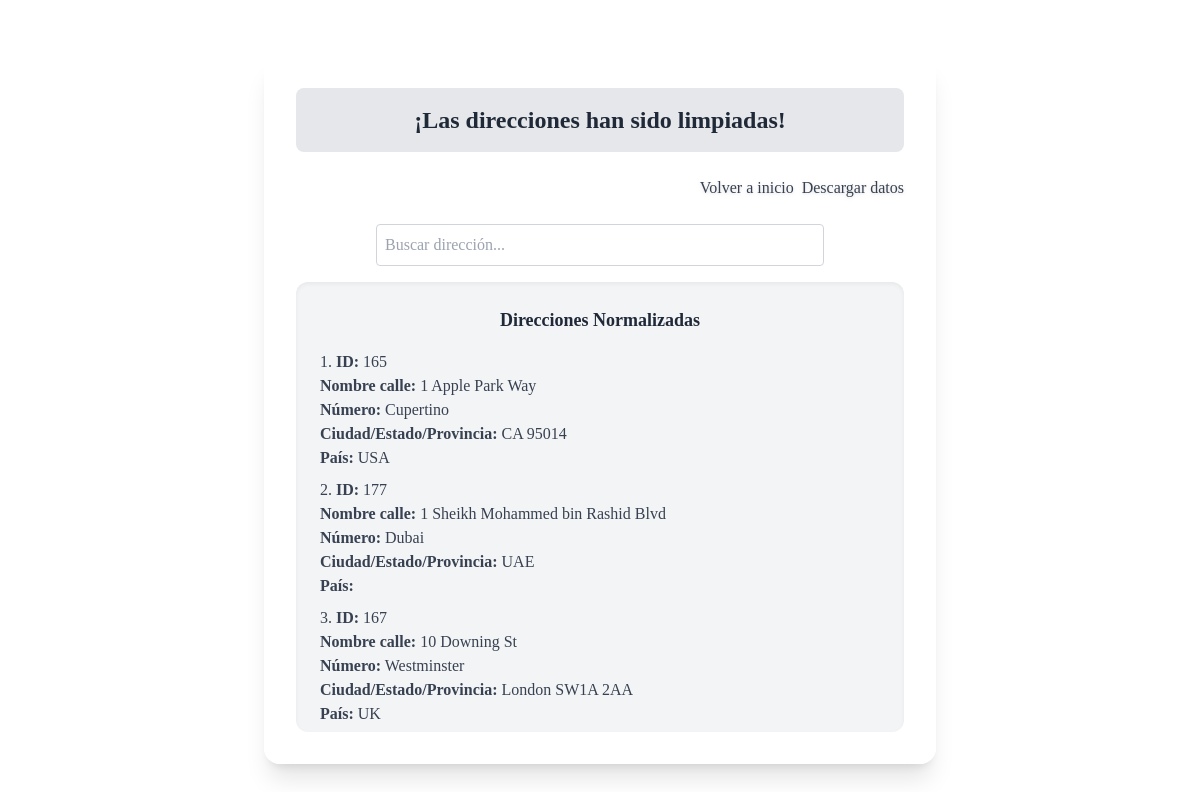
Page /clean_data_address/ (lower part) on the earlier database version.
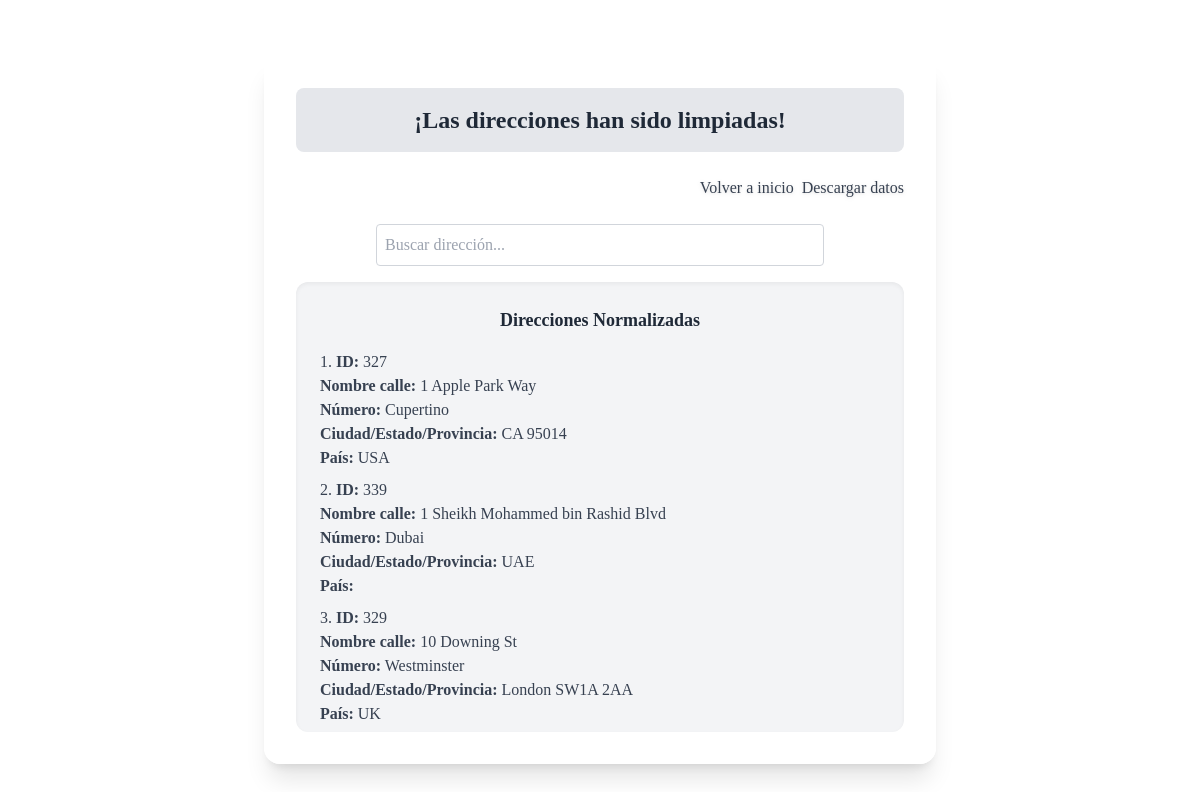
Same page on the later database version.
### core/models.py (models this page shows)
class Address(models.Model):
    place = models.OneToOneField(Place, on_delete=models.CASCADE)
    street_name = models.CharField(max_length=100)
    street_number = models.CharField(max_length=20)
    city_state_province = models.CharField(max_length=100)
    country = models.CharField(max_length=100)

### core/views.py (the view)
# urls.py: path('clean_data_address/', views.clean_data_address, name='clean_data_address'),
def clean_data_address(request):
    addresses = Address.objects.order_by('street_name', 'street_number')
    return render(request, 'core/clean_data_address.html', {'addresses': addresses})

### core/templates/core/clean_data_address.html (shortened to what this page needs)
{% extends "core/base.html" %}
{% block content %}
  <div class="bg-gray-200 p-4 rounded-lg mb-6">
    <h1 class="text-2xl font-bold text-gray-800 text-center">¡Las direcciones han sido limpiadas!</h1>
  </div>
  <div class="w-full flex justify-end mb-6">
    <a href="{% url 'home' %}" class="text-gray-700 font-medium hover:underline drop-shadow pl-2">
      Volver a inicio
    </a>
    <a href="{% url 'download_records' %}?data_type=addresses" class="text-gray-700 font-medium hover:underline drop-shadow pl-2">
      Descargar datos
    </a>
  </div>
  <input
    id="searchInput"
    type="text"
    placeholder="Buscar dirección..."
    class="mb-4 p-2 rounded border border-gray-300 w-full max-w-md mx-auto block focus:outline-none focus:ring focus:border-gray-500"
  />
  <div class="bg-gray-100 p-6 rounded-xl shadow-inner text-left max-h-[450px] overflow-y-auto mx-auto max-w-4xl">
    <h2 class="text-lg font-semibold text-gray-800 mb-4 text-center">Direcciones Normalizadas</h2>
    <ul id="dataList" class="classic-font text-gray-700 text-base list-decimal list-inside space-y-2">
      {% for data in addresses %}
        <li class="data-item">
          <strong>ID:</strong> {{ data.id }}<br>
          <strong>Nombre calle:</strong> {{ data.street_name }}<br>
          <strong>Número:</strong> {{ data.street_number }}<br>
          <strong>Ciudad/Estado/Provincia:</strong> {{ data.city_state_province }}<br>
          <strong>País:</strong> {{ data.country }}
        </li>
      {% endfor %}
    </ul>
  </div>
{% endblock content %}

Differences in the rows shown:
removed Address: id "165", street_name "1 Apple Park Way", street_number "Cupertino", city_state_province "CA 95014", country "USA"
removed Address: id "177", street_name "1 Sheikh Mohammed bin Rashid Blvd", street_number "Dubai", city_state_province "UAE"
removed Address: id "167", street_name "10 Downing St", street_number "Westminster", city_state_province "London SW1A 2AA", country "UK"
added Address: id "327", street_name "1 Apple Park Way", street_number "Cupertino", city_state_province "CA 95014", country "USA"
added Address: id "339", street_name "1 Sheikh Mohammed bin Rashid Blvd", street_number "Dubai", city_state_province "UAE"
added Address: id "329", street_name "10 Downing St", street_number "Westminster", city_state_province "London SW1A 2AA", country "UK"
